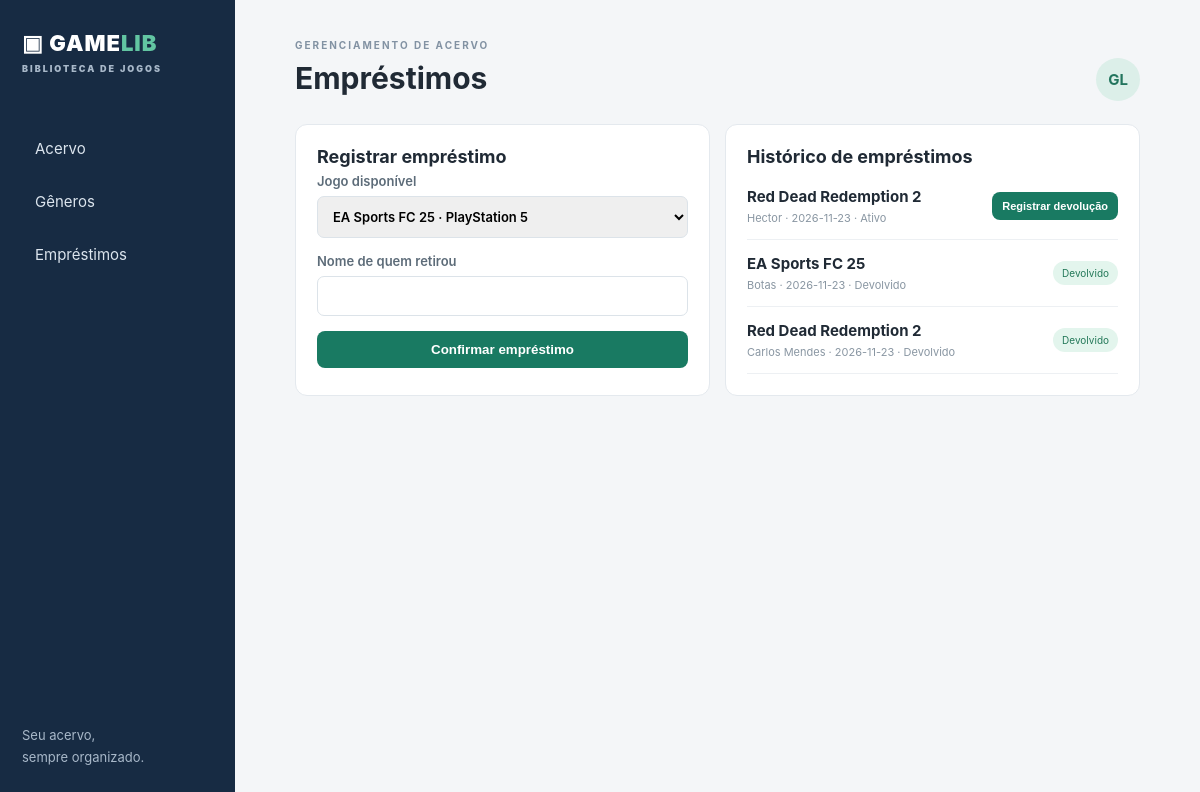
Page /loans on the committed database.
### tables this page shows
CREATE TABLE loans (
            id INTEGER PRIMARY KEY AUTOINCREMENT,
            game_id INTEGER NOT NULL,
            borrower TEXT NOT NULL,
            loan_date TEXT NOT NULL DEFAULT CURRENT_DATE,
            return_date TEXT,
            status TEXT NOT NULL DEFAULT 'Ativo'
              CHECK(status IN ('Ativo','Devolvido')),
            FOREIGN KEY (game_id) REFERENCES games(id)
        );

CREATE TABLE games (
            id INTEGER PRIMARY KEY AUTOINCREMENT,
            title TEXT NOT NULL,
            platform TEXT NOT NULL,
            release_year INTEGER,
            status TEXT NOT NULL DEFAULT 'Disponível'
              CHECK(status IN ('Disponível','Emprestado')),
            genre_id INTEGER NOT NULL,
            FOREIGN KEY (genre_id) REFERENCES genres(id)
        );

### app.py (the view, shortened to what this page needs)
@app.route("/loans",methods=["GET","POST"])
def loans():
    with connect() as db:
        available=db.execute("SELECT id,title,platform FROM games WHERE status='Disponível' ORDER BY title").fetchall()
        rows=db.execute("""SELECT l.*,g.title,g.platform FROM loans l JOIN games g ON g.id=l.game_id
          ORDER BY l.id DESC""").fetchall()
    return render_template("loans.html",games=available,loans=rows)

### app.py (called while the page is built)
def connect():
    con = sqlite3.connect(DB)
    con.row_factory = sqlite3.Row
    con.execute("PRAGMA foreign_keys = ON")
    return con

### templates/loans.html
{% extends "base.html" %}{% block title %}Empréstimos{% endblock %}{% block content %}<div class="columns"><section class="formbox"><h2>Registrar empréstimo</h2><form method="post"><label>Jogo disponível<select name="game_id" required>{% for g in games %}<option value="{{g.id}}">{{g.title}} · {{g.platform}}</option>{% endfor %}</select></label><label>Nome de quem retirou<input name="borrower" required></label><button class="btn">Confirmar empréstimo</button></form></section><section class="formbox"><h2>Histórico de empréstimos</h2>{% for l in loans %}<div class="loan"><div><b>{{l.title}}</b><small>{{l.borrower}} · {{l.loan_date}} · {{l.status}}</small></div>{% if l.status=='Ativo' %}<form method="post" action="/loans/{{l.id}}/return"><button class="btn small">Registrar devolução</button></form>{% else %}<span class="pill available">Devolvido</span>{% endif %}</div>{% else %}<p>Nenhum empréstimo registrado.</p>{% endfor %}</section></div>{% endblock %}

### static/style.css (style rules this page uses)
* { box-sizing:border-box }
body { margin:0;background:#f4f6f8;color:#202a35;font:15px Inter,Arial,sans-serif }
.stats article,.panel,.formbox { background:white;border:1px solid #e4e9ee;border-radius:12px;padding:21px }
.section h2,h2 { font-size:18px;margin:0 0 6px }
.btn { background:#197a62;color:white;border:0;border-radius:8px;padding:11px 15px;text-decoration:none;font-weight:bold;cursor:pointer;display:inline-block }
.btn.small { font-size:11px;padding:8px 10px }
.pill { font-size:10px;padding:6px 9px;border-radius:20px }
.available { background:#e3f5ed;color:#237858 }
.formbox { max-width:740px }
.formbox form { display:grid;gap:15px }
.formbox label { display:grid;gap:7px;color:#5d6c79;font-size:13px;font-weight:600 }
.formbox input,.formbox select { padding:11px;border:1px solid #dce3e9;border-radius:7px;font:inherit }
.two,.columns { display:grid;grid-template-columns:1fr 1fr;gap:15px }
.columns .formbox { max-width:none }
.genre,.loan { display:flex;align-items:center;justify-content:space-between;padding:14px 0;border-bottom:1px solid #edf0f3 }
.genre small,.loan small { display:block;color:#8996a2;font-size:11px;margin-top:5px }

### rows in the picture
loans: title "Red Dead Redemption 2", borrower "Hector", loan_date "2026-11-23", status "Ativo"
loans: title "EA Sports FC 25", borrower "Botas", loan_date "2026-11-23", status "Devolvido"
loans: title "Red Dead Redemption 2", borrower "Carlos Mendes", loan_date "2026-11-23", status "Devolvido"

### other values in the picture
form field game_id "EA Sports FC 25 · PlayStation 5"
